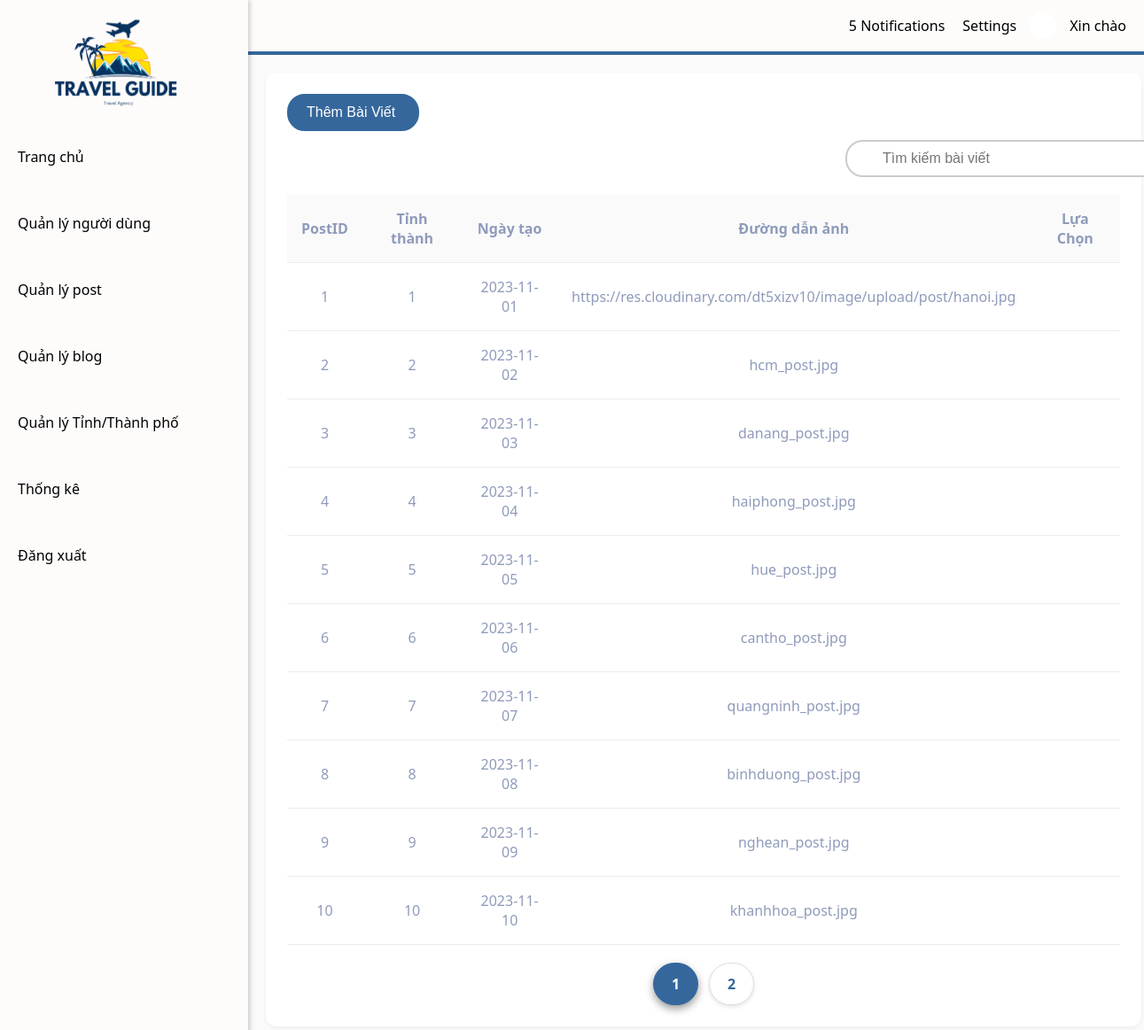
The app's page /src/Views/admin/post_management.php, older data.
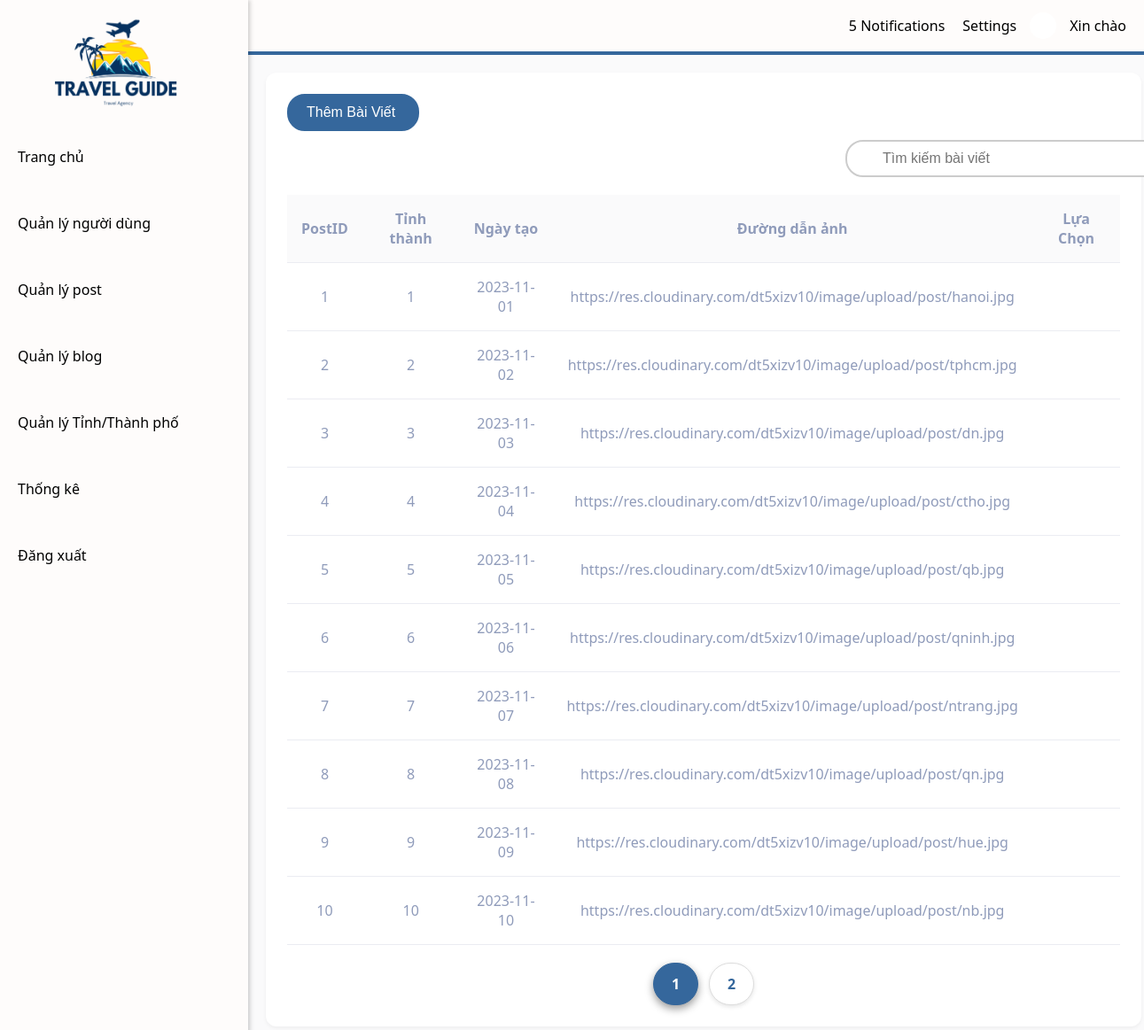
The same page, newer data.
### tables this page shows
CREATE TABLE post (
  postID INT AUTO_INCREMENT PRIMARY KEY,
  provinceID INT NOT NULL, 
  postCreateDate DATE NOT NULL,
  imgPostURL TEXT NOT NULL,
  status BOOLEAN NOT NULL DEFAULT TRUE,
  FOREIGN KEY (provinceID) REFERENCES province(provinceID)
);

### src/Controllers/adminController.php (called while the page is built, shortened)
<?php
include_once __DIR__ . "/../config/config.php";
class AdminController{
    private Config $conn;
    public function __construct(){
        $this->conn = new Config();
    }
    public function getAllPost() {
        $sql = "SELECT * FROM post";
        $get_query = mysqli_query($this->conn->connect(),$sql);
        return $get_query;
    }
    public function getPostOfPage($Start, $litmit){
        $sql = "SELECT * FROM post LIMIT $Start, $litmit";
        $get_query = mysqli_query($this->conn->connect(),$sql);
        return $get_query;
    }
}
?>

### src/config/config.php (called while the page is built, shortened)
<?php
class Config {
    public function connect() {
        $hostname = "localhost";
        $username = "root";
        $password = "";
        $dbname = "vietnamtravel";
        $this->conn = mysqli_connect($hostname, $username, $password, $dbname) or die("Lỗi kết nối Database");
        return $this->conn;
    }
}

### src/Views/admin/post_management.php (the view, shortened to what this page needs)
<!DOCTYPE html>
<html lang="en">
<head>
    <link rel="stylesheet" href="../../../public/css/Admin/post_management.css">
    <link rel="stylesheet" href="../../../public/css/navbar.css">
    <link rel="stylesheet" href="../../../public/css/sidebar.css">
    <link rel="stylesheet" href="https://cdnjs.cloudflare.com/ajax/libs/font-awesome/4.7.0/css/font-awesome.min.css">
    <?php
        include_once "../../Controllers/adminController.php";
        $adcontroller = new AdminController();
        $post = $adcontroller->getAllPost();
        $limit= 10;
        $stt = 1;
        $CountData = mysqli_num_rows($post);
        $countPage = ceil($CountData/$limit);
        if (isset($_GET['page'])) {
            $page = $_GET['page'];
        } else {
            $page = 1;
        }
        $Start = ($page - 1) * $limit;
        $stt1 = $Start+1;
        $PostOfPage = $adcontroller->getPostOfPage($Start,$limit);
    ?>
</head>
<body>
    <div class="main-content">
        <div class="post-management">
            <button class="add-post-btn" id="openpopup1">
                Thêm Bài Viết <ion-icon style="margin-left: 5px;" name="add-circle-outline"></ion-icon>
            </button>
            <div class="search-container">
                <input type="text" placeholder="Tìm kiếm bài viết" class="search-bar" oninput="toggleIcon()">
            </div>
            <div class="table-wrapper" >
            <table style="width: 100%; border-collapse: collapse;">
            <thead>
                <tr>
                    <th>PostID</th>
                    <th>Tỉnh thành</th>
                    <th>Ngày tạo</th>
                    <th>Đường dẫn ảnh</th>
                    <th>Lựa Chọn</th>
                </tr>
            </thead>
            <tbody id="post-table-body">
                <?php
                if (mysqli_num_rows($PostOfPage) > 0) {
                    while ($post = mysqli_fetch_array($PostOfPage)) {
                        ?>
                        <tr onclick="toggleDestinations(<?php echo $stt ?>)">
                            <td><?php echo $stt1++; $stt++ ?></td>
                            <td><?php echo $post['provinceID'] ?? 'Lỗi Hiển Thị' ?></td>
                            <td><?php echo $post['postCreateDate'] ?? 'Lỗi Hiển Thị' ?></td>
                            <td><?php echo $post['imgPostURL'] ?? 'Lỗi Hiển Thị' ?></td>
                            <td class="action-btn-frame">
                            <button onclick="editpost(<?php echo $post['postID'] ?>)" class="action-btn edit">
                                </button>
                                <button class="action-btn delete" id="delete-btn-<?php echo $post['postID']; ?>">
                                </button>
                            </td>
                        </tr>
                            <?php
                    }
                }
                else{
                    echo "Không Lấy được dữ liệu";
                }
                ?>
            </tbody>
        </table>
        <div class="pagination">
            <?php
                for ($i = 1; $i <= $countPage; $i++) {
                    $activeClass = ($i == $page) ? 'active' : '';
                    echo "<a class='page-btn $activeClass' href='?page=$i'>$i</a>";
                }
            ?>
        </div>
            </div>
        </div>
    </div>
</body>
</html>

Row changes from the older to the newer data that the page shows:
changed post: imgPostURL "hcm_post.jpg" → "https://res.cloudinary.com/dt5xizv10/image/upload/post/tphcm.jpg"
changed post: imgPostURL "danang_post.jpg" → "https://res.cloudinary.com/dt5xizv10/image/upload/post/dn.jpg"
changed post: imgPostURL "haiphong_post.jpg" → "https://res.cloudinary.com/dt5xizv10/image/upload/post/ctho.jpg"
changed post: imgPostURL "hue_post.jpg" → "https://res.cloudinary.com/dt5xizv10/image/upload/post/qb.jpg"
changed post: imgPostURL "cantho_post.jpg" → "https://res.cloudinary.com/dt5xizv10/image/upload/post/qninh.jpg"
changed post: imgPostURL "quangninh_post.jpg" → "https://res.cloudinary.com/dt5xizv10/image/upload/post/ntrang.jpg"
changed post: imgPostURL "binhduong_post.jpg" → "https://res.cloudinary.com/dt5xizv10/image/upload/post/qn.jpg"
changed post: imgPostURL "nghean_post.jpg" → "https://res.cloudinary.com/dt5xizv10/image/upload/post/hue.jpg"
changed post: imgPostURL "khanhhoa_post.jpg" → "https://res.cloudinary.com/dt5xizv10/image/upload/post/nb.jpg"
